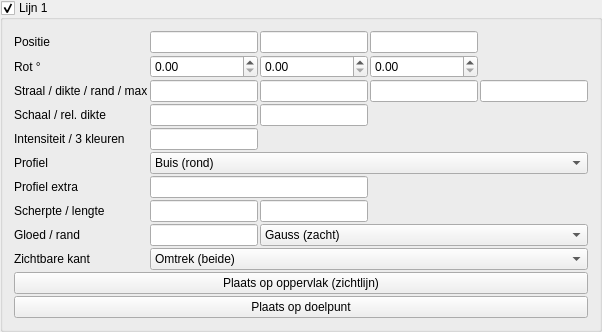
       <widget class="MyGroupBox" name="groupCheck_pattern_line_trap_1_enabled">
        <property name="title">
         <string>Lijn 1</string>
        </property>
        <property name="checkable">
         <bool>true</bool>
        </property>
        <layout class="QGridLayout" name="gridLayout_pattern_line_1">
         <property name="spacing">
          <number>2</number>
         </property>
         <item row="0" column="0">
          <widget class="QLabel" name="label_pattern_line_1_pos">
           <property name="text">
            <string>Positie</string>
           </property>
          </widget>
         </item>
         <item row="0" column="1">
          <widget class="MyLineEdit" name="vect3_pattern_line_trap_1_position_x"/>
         </item>
         <item row="0" column="2">
          <widget class="MyLineEdit" name="vect3_pattern_line_trap_1_position_y"/>
         </item>
         <item row="0" column="3">
          <widget class="MyLineEdit" name="vect3_pattern_line_trap_1_position_z"/>
         </item>
         <item row="1" column="0">
          <widget class="QLabel" name="label_pattern_line_1_rot">
           <property name="text">
            <string>Rot °</string>
           </property>
          </widget>
         </item>
         <item row="1" column="1">
          <widget class="MyDoubleSpinBox" name="spinboxd3_pattern_line_trap_1_rotation_x"/>
         </item>
         <item row="1" column="2">
          <widget class="MyDoubleSpinBox" name="spinboxd3_pattern_line_trap_1_rotation_y"/>
         </item>
         <item row="1" column="3">
          <widget class="MyDoubleSpinBox" name="spinboxd3_pattern_line_trap_1_rotation_z"/>
         </item>
         <item row="2" column="0">
          <widget class="QLabel" name="label_pattern_line_1_radius">
           <property name="text">
            <string>Straal / dikte / rand / max</string>
           </property>
           <property name="toolTip">
            <string>Straal = profielgrootte. Dikte = schaal van de SDF-band. Rand = afronding hoeken. Max = afstand-limiet voor de gloed (0 = uit in praktijk volgens instelling).</string>
           </property>
          </widget>
         </item>
         <item row="2" column="1">
          <widget class="MyLineEdit" name="logedit_pattern_line_trap_1_radius"/>
         </item>
         <item row="2" column="2">
          <widget class="MyLineEdit" name="logedit_pattern_line_trap_1_thickness"/>
         </item>
         <item row="2" column="3">
          <widget class="MyLineEdit" name="logedit_pattern_line_trap_1_edge_softness"/>
         </item>
         <item row="2" column="4">
          <widget class="MyLineEdit" name="logedit_pattern_line_trap_1_max_distance"/>
         </item>
         <item row="3" column="0">
          <widget class="QLabel" name="label_pattern_line_1_scale">
           <property name="text">
            <string>Schaal / rel. dikte</string>
           </property>
           <property name="toolTip">
            <string>Schaal: uniform het dwarsprofiel (YZ). Relatieve dikte: factor op de gloedband t.o.v. Dikte (1 = standaard).</string>
           </property>
          </widget>
         </item>
         <item row="3" column="1">
          <widget class="MyLineEdit" name="logedit_pattern_line_trap_1_scale"/>
         </item>
         <item row="3" column="2">
          <widget class="MyLineEdit" name="logedit_pattern_line_trap_1_relative_thickness"/>
         </item>
         <item row="4" column="0">
          <widget class="QLabel" name="label_pattern_line_1_int">
           <property name="text">
            <string>Intensiteit / 3 kleuren</string>
           </property>
           <property name="toolTip">
            <string>Gradient langs de gloed: kern (kleur 1) → midden (2) → rand (3). Zelfde RGB = effen.</string>
           </property>
          </widget>
         </item>
         <item row="4" column="1">
          <widget class="MyLineEdit" name="logedit_pattern_line_trap_1_intensity"/>
         </item>
         <item row="4" column="2">
          <widget class="MyColorButton" name="colorButton_pattern_line_trap_1_color"/>
         </item>
         <item row="4" column="3">
          <widget class="MyColorButton" name="colorButton_pattern_line_trap_1_color_2"/>
         </item>
         <item row="4" column="4">
          <widget class="MyColorButton" name="colorButton_pattern_line_trap_1_color_3"/>
         </item>
         <item row="5" column="0">
          <widget class="QLabel" name="label_pattern_line_1_shape">
           <property name="text">
            <string>Profiel</string>
           </property>
           <property name="toolTip">
            <string>Dwarsdoorsnede loodrecht op de as (lokale X).</string>
           </property>
          </widget>
         </item>
         <item row="5" column="1" colspan="4">
          <widget class="MyComboBox" name="comboBox_pattern_line_trap_1_shape">
           <item>
            <property name="text">
             <string>Buis (rond)</string>
            </property>
           </item>
           <item>
            <property name="text">
             <string>Lint (vlak)</string>
            </property>
           </item>
           <item>
            <property name="text">
             <string>Vierkant</string>
            </property>
           </item>
           <item>
            <property name="text">
             <string>Ruit</string>
            </property>
           </item>
           <item>
            <property name="text">
             <string>Ovaal</string>
            </property>
           </item>
           <item>
            <property name="text">
             <string>Zeshoek</string>
            </property>
           </item>
           <item>
            <property name="text">
             <string>Kruis</string>
            </property>
           </item>
           <item>
            <property name="text">
             <string>Achthoek</string>
            </property>
           </item>
           <item>
            <property name="text">
             <string>Squircle</string>
            </property>
           </item>
           <item>
            <property name="text">
             <string>Ring</string>
            </property>
           </item>
         </widget>
         </item>
         <item row="6" column="0">
          <widget class="QLabel" name="label_pattern_line_1_shape_aux">
           <property name="text">
            <string>Profiel extra</string>
           </property>
           <property name="toolTip">
            <string>Ovaal: Z-straal t.o.v. Y (1 = cirkel). Ring: halve dikte van de buis.</string>
           </property>
          </widget>
         </item>
         <item row="6" column="1" colspan="2">
          <widget class="MyLineEdit" name="logedit_pattern_line_trap_1_shape_aux"/>
         </item>
         <item row="7" column="0">
          <widget class="QLabel" name="label_pattern_line_1_sharp_seg">
           <property name="text">
            <string>Scherpte / lengte</string>
           </property>
           <property name="toolTip">
            <string>Scherpte: sterkere piek (hoger = smallere gloed). Lengte: halve lijnlengte langs X (0 = oneindig). Zie ook «Gloed / rand».</string>
           </property>
          </widget>
         </item>
         <item row="7" column="1">
          <widget class="MyLineEdit" name="logedit_pattern_line_trap_1_falloff_sharpness"/>
         </item>
         <item row="7" column="2">
          <widget class="MyLineEdit" name="logedit_pattern_line_trap_1_segment_half_length"/>
         </item>
         <item row="8" column="0">
          <widget class="QLabel" name="label_pattern_line_1_glow">
           <property name="text">
            <string>Gloed / rand</string>
           </property>
           <property name="toolTip">
            <string>Gloedbreedte: hoger = zachtere, bredere rand. Falloff: Gauss, smoothstep, lineair, exponentieel — bepaalt hoe snel het uitsterft (los van de 3-kleur-gradient).</string>
           </property>
          </widget>
         </item>
         <item row="8" column="1">
          <widget class="MyLineEdit" name="logedit_pattern_line_trap_1_glow_spread"/>
         </item>
         <item row="8" column="2" colspan="3">
          <widget class="MyComboBox" name="comboBox_pattern_line_trap_1_falloff_profile">
           <item>
            <property name="text">
             <string>Gauss (zacht)</string>
            </property>
           </item>
           <item>
            <property name="text">
             <string>Strak (smooth)</string>
            </property>
           </item>
           <item>
            <property name="text">
             <string>Hard (lineair)</string>
            </property>
           </item>
           <item>
            <property name="text">
             <string>Exponentieel</string>
            </property>
           </item>
          </widget>
         </item>
         <item row="9" column="0">
          <widget class="QLabel" name="label_pattern_line_1_side">
           <property name="text">
            <string>Zichtbare kant</string>
           </property>
           <property name="toolTip">
            <string>Omtrek: gloed aan beide zijden van de vorm (klassiek). Alleen buiten of binnen: één zijde van het oppervlak — handig om alleen de silhouet-rand te tonen.</string>
           </property>
          </widget>
         </item>
         <item row="9" column="1" colspan="4">
          <widget class="MyComboBox" name="comboBox_pattern_line_trap_1_edge_side">
           <item>
            <property name="text">
             <string>Omtrek (beide)</string>
            </property>
           </item>
           <item>
            <property name="text">
             <string>Alleen buiten</string>
            </property>
           </item>
           <item>
            <property name="text">
             <string>Alleen binnen</string>
            </property>
           </item>
          </widget>
         </item>
         <item row="10" column="0" colspan="5">
          <widget class="QPushButton" name="pushButton_pattern_line_trap_1_place_surface">
           <property name="text">
            <string>Plaats op oppervlak (zichtlijn)</string>
           </property>
          </widget>
         </item>
         <item row="11" column="0" colspan="5">
          <widget class="QPushButton" name="pushButton_pattern_line_trap_1_place_target">
           <property name="text">
            <string>Plaats op doelpunt</string>
           </property>
          </widget>
         </item>
        </layout>
       </widget>
